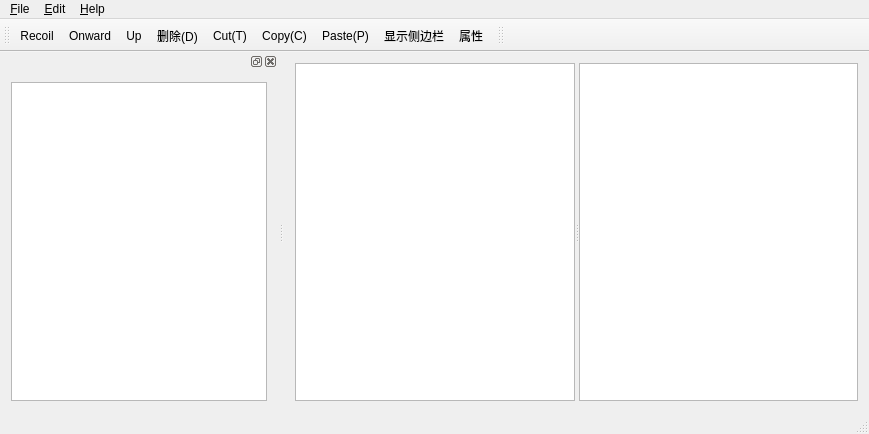
<?xml version="1.0" encoding="UTF-8"?>
<ui version="4.0">
 <class>MainWindow</class>
 <widget class="QMainWindow" name="MainWindow">
  <property name="geometry">
   <rect>
    <x>0</x>
    <y>0</y>
    <width>869</width>
    <height>434</height>
   </rect>
  </property>
  <property name="windowTitle">
   <string>MainWindow</string>
  </property>
  <widget class="QWidget" name="centralWidget">
   <layout class="QVBoxLayout" name="verticalLayout">
    <item>
     <widget class="QSplitter" name="splitter">
      <property name="orientation">
       <enum>Qt::Horizontal</enum>
      </property>
      <widget class="QListView" name="listView">
       <property name="contextMenuPolicy">
        <enum>Qt::ActionsContextMenu</enum>
       </property>
      </widget>
      <widget class="QTableView" name="tableView"/>
     </widget>
    </item>
   </layout>
  </widget>
  <widget class="QMenuBar" name="menuBar">
   <property name="geometry">
    <rect>
     <x>0</x>
     <y>0</y>
     <width>869</width>
     <height>25</height>
    </rect>
   </property>
   <widget class="QMenu" name="menu_File">
    <property name="title">
     <string>&amp;File</string>
    </property>
    <addaction name="action_New_File"/>
    <addaction name="action_New_Folder"/>
    <addaction name="separator"/>
    <addaction name="action_Quit"/>
   </widget>
   <widget class="QMenu" name="menu_Edit">
    <property name="title">
     <string>&amp;Edit</string>
    </property>
    <addaction name="actionCut_T"/>
    <addaction name="actionCopy_C"/>
    <addaction name="actionPaste_P"/>
    <addaction name="action_D"/>
    <addaction name="actionRename_R"/>
   </widget>
   <widget class="QMenu" name="menu_Help">
    <property name="title">
     <string>&amp;Help</string>
    </property>
    <addaction name="action_About"/>
    <addaction name="action_About_Qt"/>
   </widget>
   <addaction name="menu_File"/>
   <addaction name="menu_Edit"/>
   <addaction name="menu_Help"/>
  </widget>
  <widget class="QToolBar" name="mainToolBar">
   <attribute name="toolBarArea">
    <enum>TopToolBarArea</enum>
   </attribute>
   <attribute name="toolBarBreak">
    <bool>false</bool>
   </attribute>
   <addaction name="action_Recoil"/>
   <addaction name="action_Onward"/>
   <addaction name="action_Up"/>
   <addaction name="action_D"/>
   <addaction name="actionCut_T"/>
   <addaction name="actionCopy_C"/>
   <addaction name="actionPaste_P"/>
   <addaction name="action_dis"/>
   <addaction name="Proper"/>
  </widget>
  <widget class="QStatusBar" name="statusBar"/>
  <widget class="QToolBar" name="mainToolBar1">
   <property name="windowTitle">
    <string>toolBar</string>
   </property>
   <attribute name="toolBarArea">
    <enum>TopToolBarArea</enum>
   </attribute>
   <attribute name="toolBarBreak">
    <bool>false</bool>
   </attribute>
  </widget>
  <widget class="QDockWidget" name="dockWidget_2">
   <attribute name="dockWidgetArea">
    <number>1</number>
   </attribute>
   <widget class="QWidget" name="dockWidgetContents_2">
    <layout class="QGridLayout" name="gridLayout_3">
     <item row="0" column="0">
      <widget class="QTreeView" name="treeView"/>
     </item>
    </layout>
   </widget>
  </widget>
  <action name="action_New_File">
   <property name="icon">
    <iconset>
     <normaloff>images/new.png</normaloff>images/new.png</iconset>
   </property>
   <property name="text">
    <string>&amp;New File</string>
   </property>
  </action>
  <action name="action_Quit">
   <property name="text">
    <string>&amp;Quit</string>
   </property>
   <property name="shortcut">
    <string>Ctrl+Q</string>
   </property>
  </action>
  <action name="actionCut_T">
   <property name="icon">
    <iconset>
     <normaloff>image/cut.PNG</normaloff>image/cut.PNG</iconset>
   </property>
   <property name="text">
    <string>Cut(&amp;T)</string>
   </property>
   <property name="toolTip">
    <string>Cut</string>
   </property>
   <property name="shortcut">
    <string>Ctrl+X</string>
   </property>
  </action>
  <action name="actionCopy_C">
   <property name="icon">
    <iconset>
     <normaloff>image/copy.png</normaloff>image/copy.png</iconset>
   </property>
   <property name="text">
    <string>Copy(&amp;C)</string>
   </property>
   <property name="toolTip">
    <string>Copy</string>
   </property>
   <property name="shortcut">
    <string>Ctrl+C</string>
   </property>
  </action>
  <action name="actionPaste_P">
   <property name="icon">
    <iconset>
     <normaloff>image/paste.png</normaloff>image/paste.png</iconset>
   </property>
   <property name="text">
    <string>Paste(&amp;P)</string>
   </property>
   <property name="toolTip">
    <string>Paste</string>
   </property>
   <property name="shortcut">
    <string>Ctrl+V</string>
   </property>
  </action>
  <action name="actionRename_R">
   <property name="text">
    <string>Rename(&amp;R)</string>
   </property>
   <property name="toolTip">
    <string>Rename</string>
   </property>
   <property name="shortcut">
    <string>F2</string>
   </property>
  </action>
  <action name="action_About">
   <property name="text">
    <string>&amp;About</string>
   </property>
  </action>
  <action name="action_New_Folder">
   <property name="icon">
    <iconset>
     <normaloff>images/open.png</normaloff>images/open.png</iconset>
   </property>
   <property name="text">
    <string>&amp;New Folder</string>
   </property>
  </action>
  <action name="action_Recoil">
   <property name="icon">
    <iconset>
     <normaloff>image/recoil.PNG</normaloff>image/recoil.PNG</iconset>
   </property>
   <property name="text">
    <string>&amp;Recoil</string>
   </property>
  </action>
  <action name="action_Onward">
   <property name="icon">
    <iconset>
     <normaloff>image/onward.PNG</normaloff>image/onward.PNG</iconset>
   </property>
   <property name="text">
    <string>&amp;Onward</string>
   </property>
  </action>
  <action name="action_Up">
   <property name="icon">
    <iconset>
     <normaloff>image/up.PNG</normaloff>image/up.PNG</iconset>
   </property>
   <property name="text">
    <string>&amp;Up</string>
   </property>
   <property name="shortcut">
    <string>Backspace</string>
   </property>
  </action>
  <action name="action_dis">
   <property name="icon">
    <iconset>
     <normaloff>image/print.png</normaloff>image/print.png</iconset>
   </property>
   <property name="text">
    <string>显示侧边栏</string>
   </property>
   <property name="toolTip">
    <string>显示侧边栏</string>
   </property>
  </action>
  <action name="Proper">
   <property name="icon">
    <iconset>
     <normaloff>image/bookmark-new.png</normaloff>image/bookmark-new.png</iconset>
   </property>
   <property name="text">
    <string>属性</string>
   </property>
   <property name="toolTip">
    <string>属性</string>
   </property>
  </action>
  <action name="action_About_Qt">
   <property name="text">
    <string>&amp;About Qt</string>
   </property>
  </action>
  <action name="action_D">
   <property name="icon">
    <iconset>
     <normaloff>image/edit-delete.png</normaloff>image/edit-delete.png</iconset>
   </property>
   <property name="text">
    <string>删除(&amp;D)</string>
   </property>
   <property name="shortcut">
    <string>Shift+Del</string>
   </property>
  </action>
  <action name="action_hide">
   <property name="text">
    <string>显示隐藏文件</string>
   </property>
   <property name="toolTip">
    <string>显示隐藏文件</string>
   </property>
  </action>
  <action name="action_nohide">
   <property name="text">
    <string>不显示隐藏文件</string>
   </property>
   <property name="toolTip">
    <string>不显示隐藏文件</string>
   </property>
  </action>
  <action name="action_terminal">
   <property name="text">
    <string>在终端中打开(&amp;T)</string>
   </property>
   <property name="toolTip">
    <string>在终端中打开</string>
   </property>
  </action>
 </widget>
 <layoutdefault spacing="6" margin="11"/>
 <resources/>
 <connections/>
</ui>
